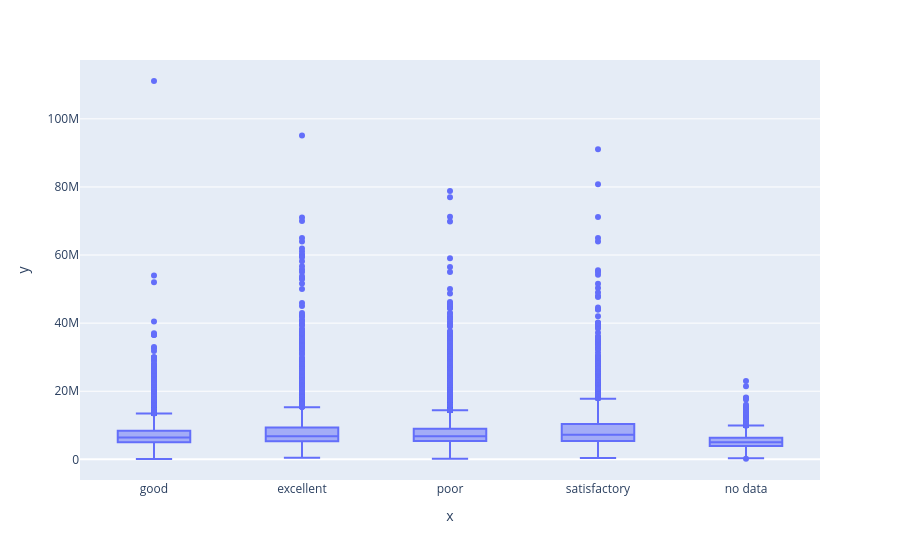

Here is the notebook cell this chart was saved with:
### Code cell
px.box(x=df_train['ecology'], y=df_train['price_doc'])

### Figure 1 — Plotly figure (JSON) as saved in the notebook; plotly's stock layout.template omitted (floating-point values rounded to 4 significant figures; data arrays with more than 128 entries replaced by an {"elided": "..."} marker saying what was removed)
{"data": [{"alignmentgroup": "True", "hovertemplate": "x=%{x}<br>y=%{y}<extra></extra>", "legendgroup": "", "marker": {"color": "#636efa"}, "name": "", "notched": false, "offsetgroup": "", "orientation": "v", "showlegend": false, "type": "box", "x": {"elided": "30461 str values"}, "x0": " ", "xaxis": "x", "y": {"elided": "30461 float values"}, "y0": " ", "yaxis": "y"}], "layout": {"boxmode": "group", "legend": {"tracegroupgap": 0}, "margin": {"t": 60}, "xaxis": {"anchor": "y", "domain": [0, 1], "title": {"text": "x"}}, "yaxis": {"anchor": "x", "domain": [0, 1], "title": {"text": "y"}}}}
